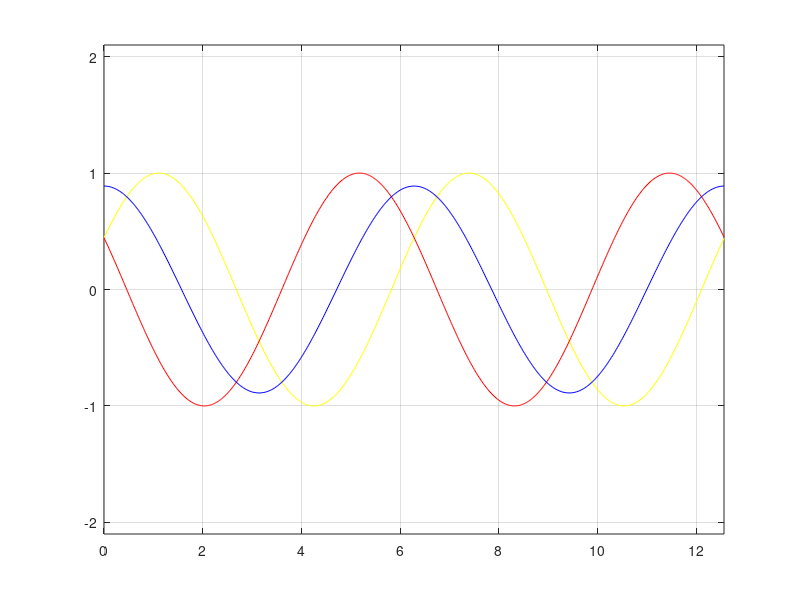

Write MATLAB code to recreate this figure.
clear all
close all
clc
%%%%%%%%%%%%% Homogeneouse Wave equation Example(4)%%%%%%%%%%%%%%
l=1;
t=2*l;
w=2*pi*t;
x=0:.01*t:4*pi;
time=5;
Nt=500;
Dt=time/Nt;
c=1;
for m=1:Nt
    t(m)=(m-1)*Dt;
    F=cos(x-4*t(m));
    F1=cos(x+4*t(m));
    F2=F+F1;
    plot(x,F,'y',x,F1,'r',x,F2,'b')
    grid on
    axis([x(1) x(end) -2.1 2.1])
    pause(.05)
end